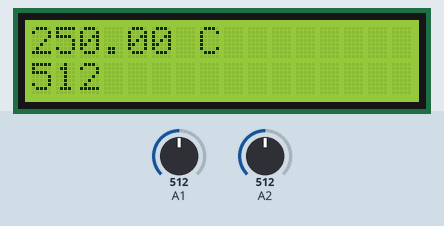
Recording of a sketch running on a simulated Arduino Mega 2560, built with avr-gcc and run on an emulated ATmega2560. On the bench: 16×2 character LCD. The test bench sets the inputs (shaded band); at power-on: A1 = 512, A2 = 512.

Above: at 1.2 s.
1.3 s: A1 set to 716
At 2.8 s:
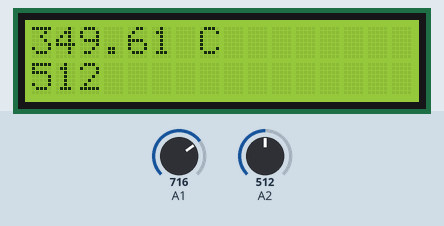
3.7 s: A2 set to 716
At 5.5 s:
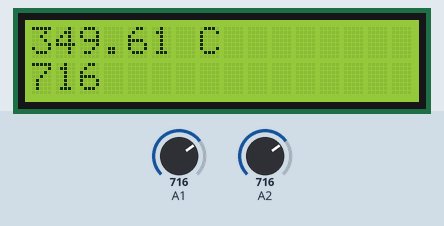
5.8 s: A1 set to 900
At 6.9 s:
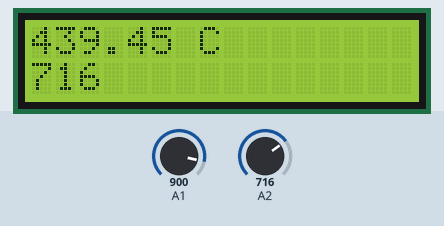
8.0 s: A2 set to 900
At 9.6 s:
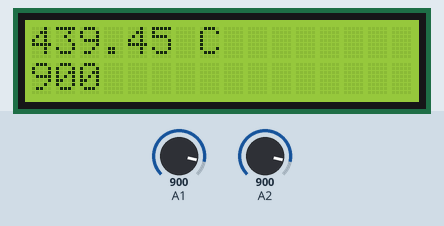
10.1 s: A1 set to 1023
At 11.1 s:
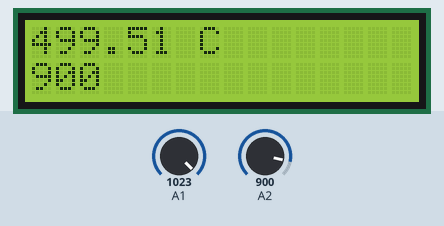
12.2 s: A2 set to 1023
At 13.7 s:
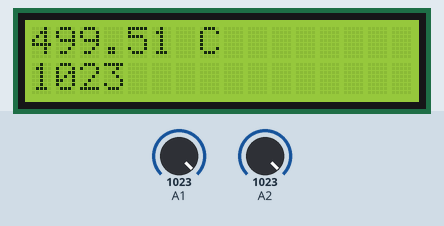
Timing chart, 0 to 15.2 s (numbered marks = the images above; inputs shaded):
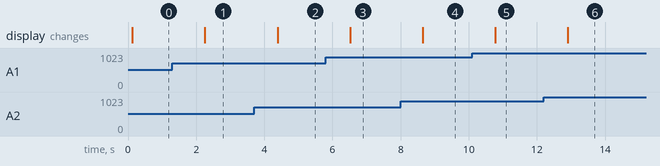

The sketch:

HW8_2_201824447.ino
```cpp
#include <LiquidCrystal.h>

LiquidCrystal lcd(44, 45, 46, 47, 48, 49);

void readTemperature() {
 int reading = analogRead(55);
  float voltage = reading * 5.0 / 1024.0;
  float temp_C = voltage * 100;
  lcd.begin(16, 2);
  lcd.print(temp_C);
  lcd.write(" C");
}
void readIlluminance() {
  int reading = analogRead(56);
  lcd.setCursor(0, 1);
  lcd.print(reading);
}

void setup() {
  Serial.begin(9600);
  lcd.begin(16, 2);
  lcd.clear();
}

void loop() {
  readTemperature();
  readIlluminance();
  delay(1000);
}
```

Measured:
- after the input at 1.3 s, the display: changes after 0.96 s (image 1)
- after the input at 3.7 s, the display: changes after 0.69 s (image 2)
- after the input at 5.8 s, the display: changes after 0.72 s (image 3)
- after the input at 8.0 s, the display: changes after 0.65 s (image 4)
- after the input at 10.1 s, the display: changes after 0.68 s (image 5)
- after the input at 12.2 s, the display: changes after 0.70 s (image 6)
